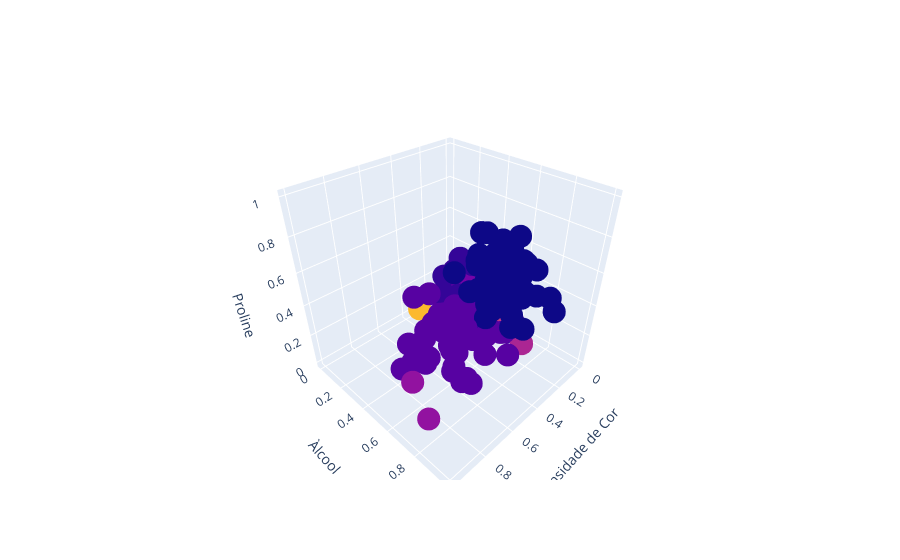

Write notebook code for a chart like this one.
### Code cell
fig.update_layout(scene = dict(
                    xaxis_title='Intensidade de Cor',
                    yaxis_title='Àlcool',
                    zaxis_title='Proline'))
fig.show()

### Figure 1 — Plotly figure (JSON) as saved in the notebook; plotly's stock layout.template omitted (floating-point values rounded to 4 significant figures; data arrays with more than 128 entries replaced by an {"elided": "..."} marker saying what was removed)
{"data": [{"marker": {"color": {"elided": "178 int values"}}, "mode": "markers", "text": ["0", "1", "2"], "type": "scatter3d", "x": {"elided": "178 float values"}, "y": {"elided": "178 float values"}, "z": {"elided": "178 float values"}}], "layout": {"scene": {"xaxis": {"title": {"text": "Intensidade de Cor"}}, "yaxis": {"title": {"text": "Àlcool"}}, "zaxis": {"title": {"text": "Proline"}}}}}
